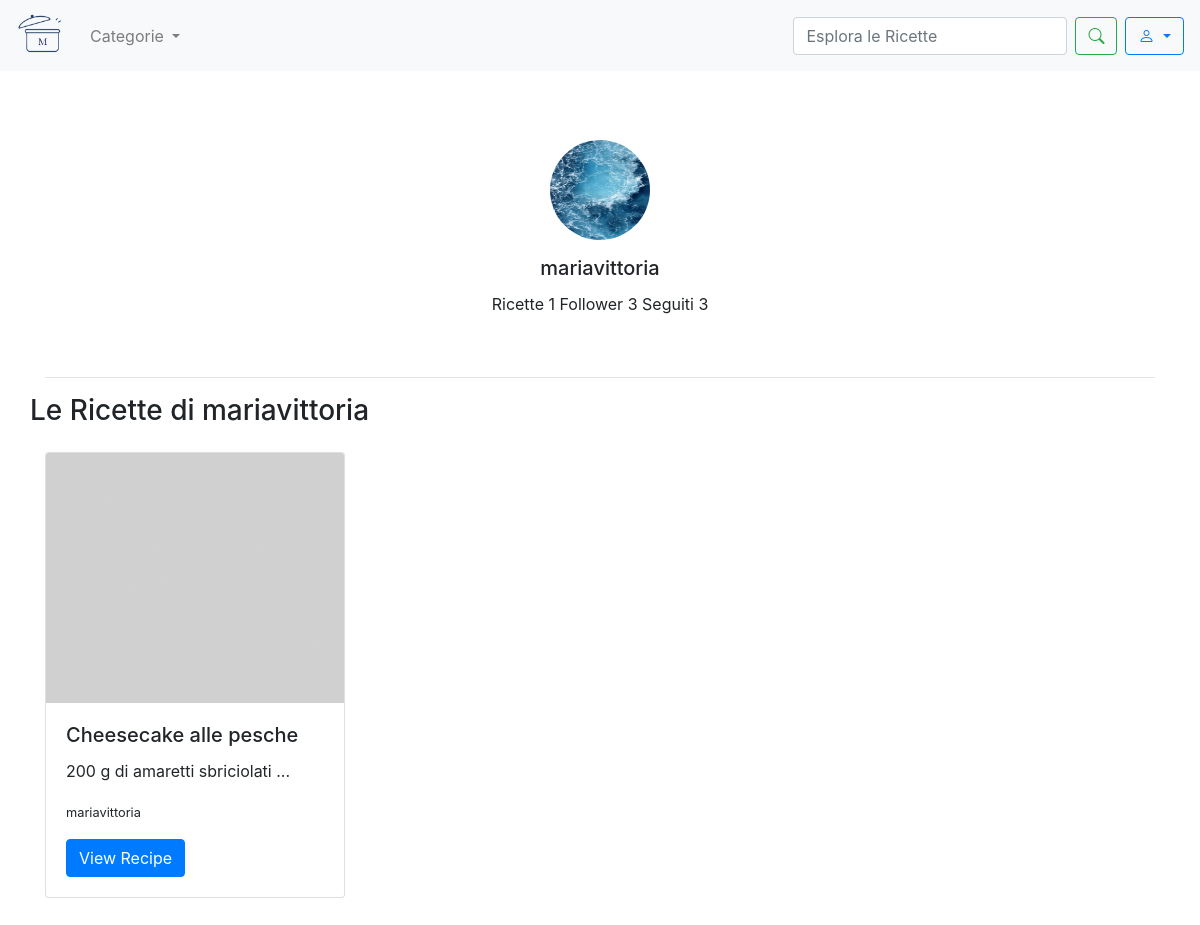
Before: /user/1/ with the older database file.
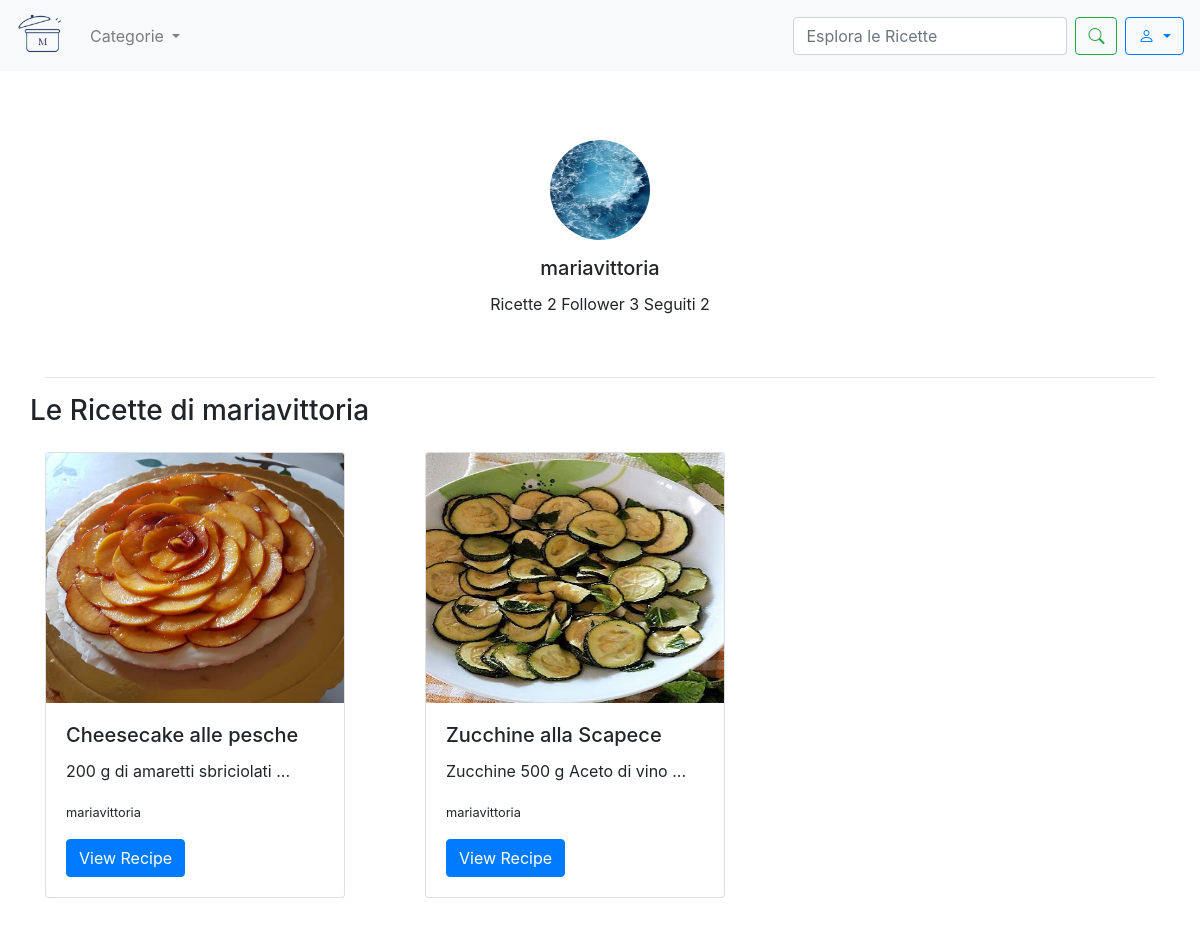
After: the same page with the newer database file.
### sito/models.py (models this page shows, shortened)
class CustomUser(AbstractUser):
    profile_image = models.ImageField(upload_to='profile_images/', blank=True, null=True)
    def get_profile_picture_url(self):
        if self.profile_image:
            return self.profile_image.url
        return static('images/defaultprofile.jpg')
    def count_recipes(self):
        return self.recipe_set.count()
    def count_followers(self):
        return self.followers.count()
    def count_following(self):
        return self.following.count()
    def __str__(self):
        return self.username

class Recipe(models.Model):
    title = models.CharField(max_length=200)
    photo = models.ImageField(upload_to='recipes_photos/', blank=True, null=True)
    preparationtime = models.CharField(help_text="Totale tempo di preparazione (es: 1 hour 30 minutes)", max_length=200,
                                       blank=True, null=True)
    category = models.ForeignKey(Category, on_delete=models.CASCADE)
    user = models.ForeignKey('CustomUser', on_delete=models.CASCADE)
    ingredients = models.TextField()
    instructions = models.TextField()

### sito/views.py (the view)
# urls.py: path('user/<int:user_id>/', user_profile, name='user_profile'),
def user_profile(request, user_id):
    recipes = Recipe.objects.filter(user=user_id)
    user = get_object_or_404(CustomUser, id=user_id)
    if request.user in CustomUser.objects.all():
        followed_user_ids = Follow.objects.filter(utente=request.user).values_list('followee_id', flat=True)
        currentuser = request.user
    else:
        followed_user_ids = None
        currentuser = None
    context = {'user': user,
               'recipes': recipes,
               'currentuser': currentuser,
               'followed_user_ids': followed_user_ids}
    return render(request, 'pagina_utente.html', context)

### template/pagina_utente.html (shortened to what this page needs)
<!DOCTYPE html>
{% load static %}
<html lang="en">
<head>
    <link rel="stylesheet" href="https://maxcdn.bootstrapcdn.com/bootstrap/4.5.2/css/bootstrap.min.css">
    <link rel="stylesheet" href="https://cdn.jsdelivr.net/npm/bootstrap-icons/font/bootstrap-icons.css">
</head>
<body>
    <nav class="navbar navbar-expand-lg navbar-light bg-light">
         <a class="navbar-brand" href="{% url 'homepage' %}">
            <img src="{% static 'images/logo.png' %}" alt="Logo" class="d-inline-block align-top" style="width: 50px">
        </a>
            <ul class="navbar-nav mr-auto">
                <li class="nav-item dropdown">
                  <div class="nav-link dropdown-toggle" role="button" data-toggle="dropdown" aria-expanded="false" id="CategoryDropdown">
                    Categorie
                  </div>
                </li>
            </ul>
            <form class="form-inline my-2 my-lg-0" method="GET" action="{% url 'search' %}">
                <input class="form-control mr-sm-2" type="search" name ="q" placeholder="Esplora le Ricette" aria-label="Search">
                <button class="btn btn-outline-success my-2 my-sm-0" type="submit"><i class="bi bi-search"></i></button>
            </form>
            <div class="dropdown ml-2">
                <button class="btn btn-outline-primary dropdown-toggle" type="button" id="userDropdown" data-toggle="dropdown" aria-haspopup="true" aria-expanded="false">
                    <i class="bi bi-person"></i>
                </button>
            </div>
    </nav>
    <div class="container py-5">
        <div class="row justify-content-center">
            <div class="col-md-6 text-center">
                <div class="card border-white mb-4">
                    <div class="card-body">
                        <img src=" {{ user.get_profile_picture_url }} " alt="Profile Picture" class="rounded-circle img-fluid mb-3" style="width: 100px; height: 100px;">
                        <h5 class="card-title">{{ user.username }}</h5>
                        <p class="card-text">Ricette {{ user.count_recipes }} Follower {{ user.count_followers }} Seguiti {{ user.count_following }} </p>
                    </div>
                </div>
            </div>
        </div>
        <hr>
        <div class="row">
            <h3 class="text-center mb-4">Le Ricette di {{user.username}}</h3>
        </div>
        <div class="row">
                {% for recipe in recipes %}
                <div class="col-md-4 mb-4">
                    <div class="card mb-3" style="max-width: 300px;">
                            {% if recipe.photo %}
                            <img src=" {{ recipe.photo.url }} " class=" card-img-top rounded-start" alt="foto ricetta" style="max-height: 250px; overflow-y: hidden" >
                            {% else %}
                            <img src="{% static 'images/defaultrecipe.jpg' %}" class="card-img-top rounded-start" alt="foto ricetta" style="max-height: 250px; overflow-y: hidden">
                            {% endif %}
                            <div class="card-body">
                                <h5 class="card-title">{{ recipe.title }}</h5>
                                <p class="card-text">{{ recipe.ingredients|slice:":30" }}...</p>
                                <p class="card-text"><small class="text-body-secondary">{{recipe.user}}</small></p>
                                <a href="{% url 'recipe_detail' recipe.id %}" class="btn btn-primary">View Recipe</a>
                            </div>
                        </div>
                </div>
            {% endfor %}
        </div>
    </div>
</body>
</html>

Changed rows visible on the page:
changed CustomUser "mariavittoria": count_recipes "1" → "2"; count_following "3" → "2"
changed Recipe "Cheesecake alle pesche": photo: picture added
added Recipe: photo (picture), title "Zucchine alla Scapece", ingredients "Zucchine 500 g Aceto di vino", user "mariavittoria"
